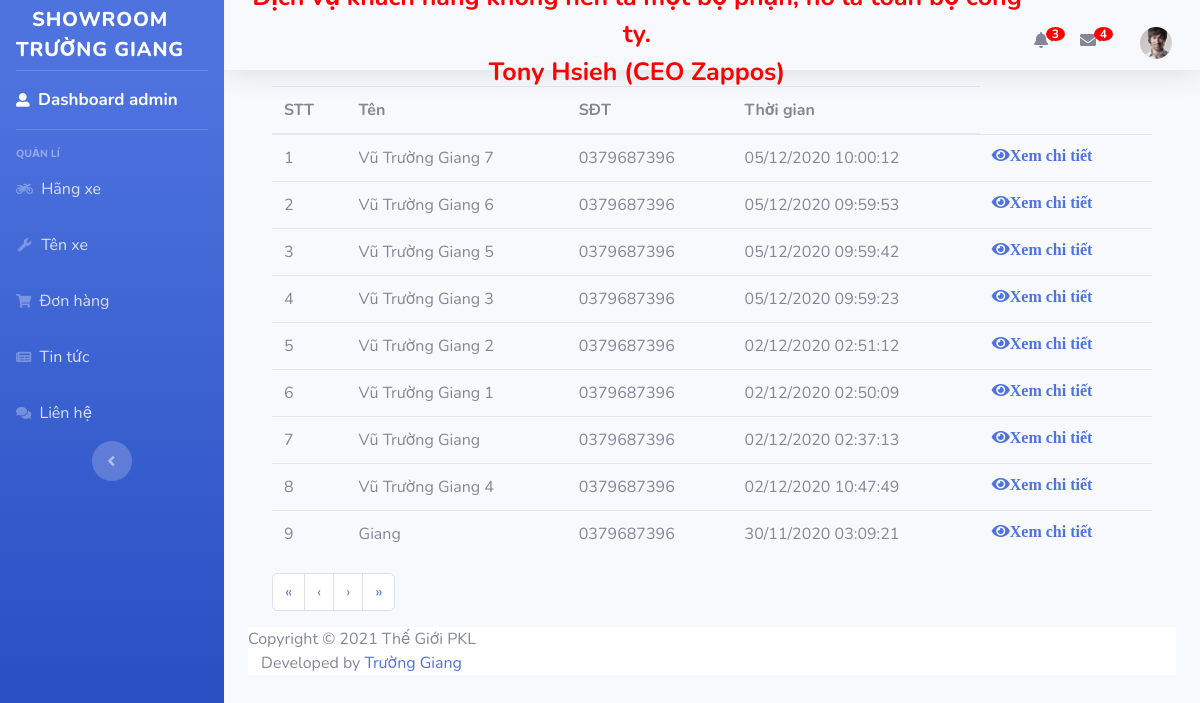
/staff/list-contact (signed in), run on the app's committed database.
### app/models.py (models this page shows, shortened)
class Contact(models.Model):
    customer_name=models.CharField(max_length=50,default='')
    customer_email=models.CharField(max_length=100,default='')
    customer_phone=models.CharField(max_length=20,default='')
    customer_content=models.TextField(default='')
    contact_date=models.DateTimeField()

### app/views_staff.py (the view)
@login_required
def listContact(request):
    page = request.GET.get('page', '')
    page = int(page) if page.isdigit() else 1
    pageSize=settings.PAGE_SIZE
    start = (page-1) * pageSize
    end = start + pageSize
    contactList = Contact.objects.all()
    contactList = contactList.order_by('-contact_date')
    total = contactList.count()
    numpage = math.ceil(total/pageSize)
    context = {
        'contactList': contactList[start:end],
        'page': page,
        'start': start,
        'end': end,
        'numpage': numpage,
    }
    return render(request, 'staff/contact/list.html', context)

### app/templates/staff/contact/list.html
{% extends 'staff/base/base_staff.html' %}
{% block menu %}
  {% with page=4 %}
    {{block.super}}
  {% endwith %}
{% endblock %}
{% block content %}
<div class="container pt-3">
    <table class="table">
        <thead>
            <tr>
                <th>STT</th>
                <th>Tên</th>
                <th>SĐT</th>
                <th>Thời gian</th>
            </tr>
        </thead>
        <tbody>
            {% for c in contactList %}
            <tr>
                <td>{{forloop.counter|add:start}}</td>
                <td>{{c.customer_name}}</td>
                <td>{{c.customer_phone}}</td>
                <td>{{c.contact_date|date:"d/m/yy h:i:s"}}</td>
                <td>
                    <a title="Xem" href="{% url 'view-contact' c.id %}" ><i class="fa fa-eye">Xem chi tiết</i></a>
                </td>
            </tr>
            {% endfor %}
        </tbody>
    </table>
    <ul class="pagination">
        <li class="page-item"><a class="page-link" href='/staff/list-contact?page=1'>&laquo;</a></li>
        <li class="page-item"><a class="page-link"
          {% if page > 1 %} href='/staff/list-contact?page={{page|add:-1}}' {% endif %}>&lsaquo;</a></li>
        <li class="page-item"><a class="page-link"
          {% if page < numpage %} href='/staff/list-contact?page={{page|add:1}}' {% endif %}>&rsaquo;</a></li>
        <li class="page-item"><a class="page-link" href='/staff/list-contact?page={{numpage}}'>&raquo;</a></li>
      </ul>
</div>
{% endblock %}

### app/templates/staff/base/base_staff.html (shortened to what this page needs)
<link href="/static/asset/vendor/fontawesome-free/css/all.min.css" rel="stylesheet" type="text/css">
<link href="/static/asset/css/sb-admin-2.min.css" rel="stylesheet">
<body id="page-top">
{% load static %}
<div id="wrapper">
    <ul class="navbar-nav bg-gradient-primary sidebar sidebar-dark">
        <a class="sidebar-brand d-flex align-items-center" href="#">
            <div class="sidebar-brand-text pt-3" style="font-size:20px">ShowRoom<p>Trường Giang</p></div>
        </a>
        <hr class="sidebar-divider my-0">
        <li class="nav-item active">
            <a class="nav-link" href="/staff">
                <i class="fas fa-user-alt"></i>
                <span style="font-size: 17px">Dashboard {{ user.username }}</span></a>
        </li>
        <hr class="sidebar-divider">
        {% block menu %}
            <div class="sidebar-heading">
                QUẢN LÍ
            </div>
            <li class="nav-item">
                <a class="nav-link collapsed {% if page == 1 %} active {% endif %}" href="{% url 'list-category' %}">
                    <i class="fas fa-motorcycle"></i>
                    <span style="font-size: 16px">Hãng xe</span>
                </a>
            </li>
            <li class="nav-item">
                <a class="nav-link collapsed {% if page == 2 %} active {% endif %}" href="{% url 'list-product' %}">
                    <i class="fas fa-fw fa-wrench"></i>
                    <span style="font-size: 16px">Tên xe</span>
                </a>
            </li>
            <li class="nav-item">
                <a class="nav-link collapsed {% if page == 3 %} active {% endif %}" href="{% url 'list-order' %}">
                    <i class="fas fa-shopping-cart"></i>
                    <span style="font-size: 16px">Đơn hàng</span>
                </a>
            </li>
            <li class="nav-item">
                <a class="nav-link collapsed {% if page == 4 %} active {% endif %}" href="{% url 'list-news' %}">
                    <i class="fas fa-newspaper"></i>
                    <span style="font-size: 16px">Tin tức</span>
                </a>
            </li>
            <li class="nav-item">
                <a class="nav-link collapsed {% if page == 5 %} active {% endif %}" href="{% url 'list-contact' %}">
                    <i class="fas fa-comments"></i>
                    <span style="font-size: 16px">Liên hệ</span>
                </a>
            </li>
        {% endblock %}
        <div class="text-center d-none d-md-inline">
            <button class="rounded-circle border-0" id="sidebarToggle"></button>
        </div>
    </ul>
    <div id="content-wrapper">
        <div id="content">
            <nav class="navbar navbar-expand navbar-light topbar shadow pt-4 text-center">
                <b class="ml-auto" style="color: red;font-size: 25px">Dịch vụ khách hàng không nên là một bộ phận, nó là toàn bộ công ty.
                    <p>Tony Hsieh (CEO Zappos)</p></b>
                <ul class="navbar-nav ml-auto">
                    <li class="dropdown for-notification">
                        <i class="fas fa-bell dropdown-toggle pt-4 mr-4" data-toggle="dropdown" aria-haspopup="true"
                           aria-expanded="false"></i>
                        <span class="badge"
                              style="position: absolute;top: 19px;
  right: 15px;
  padding: 1px 6px;border-radius: 50%;background-color: red;color: white;">3</span>
                    </li>
                    <li class="dropdown for-message">
                        <i class="fa fa-envelope dropdown-toggle pt-4 mr-4" data-toggle="dropdown" aria-haspopup="true" aria-expanded="false"></i>
                        <span class="badge" style="position: absolute;
  top: 19px;
  right: 15px;
  padding: 1px 6px;
  border-radius: 50%;
  background-color: red;
  color: white;">4</span>
                </li    >
                    <li class="nav-item dropdown no-arrow">
                        <a class="nav-link dropdown-toggle" href="#" data-toggle="dropdown" aria-haspopup="true"
                           aria-expanded="false">
                            <img class="img-profile rounded-circle active" src="/static/images/admin.jpg">
                        </a>
                    </li>
                </ul>
            </nav>
            <div class="container-fluid">
                {% block content %}
                {% endblock %}
                {% include 'staff/base/footer.html' %}
            </div>
        </div>
    </div>
</div>
</body>

### data on the page
Contact: customer_name "Vũ Trường Giang 7", customer_phone "0379687396", contact_date "05/12/2020 10:00:12"
Contact: customer_name "Vũ Trường Giang 6", customer_phone "0379687396", contact_date "05/12/2020 09:59:53"
Contact: customer_name "Vũ Trường Giang 5", customer_phone "0379687396", contact_date "05/12/2020 09:59:42"
Contact: customer_name "Vũ Trường Giang 3", customer_phone "0379687396", contact_date "05/12/2020 09:59:23"
Contact: customer_name "Vũ Trường Giang 2", customer_phone "0379687396", contact_date "02/12/2020 02:51:12"
Contact: customer_name "Vũ Trường Giang 1", customer_phone "0379687396", contact_date "02/12/2020 02:50:09"
Contact: customer_name "Vũ Trường Giang", customer_phone "0379687396", contact_date "02/12/2020 02:37:13"
Contact: customer_name "Vũ Trường Giang 4", customer_phone "0379687396", contact_date "02/12/2020 10:47:49"
Contact: customer_name "Giang", customer_phone "0379687396", contact_date "30/11/2020 03:09:21"

### other printed values
{{ user.username }} "admin"
